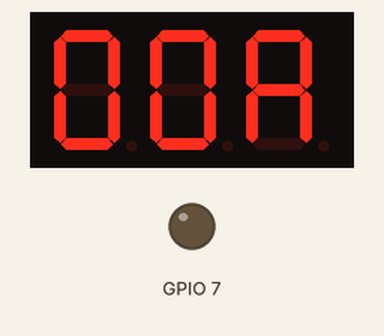
Bench run of a program on a simulated Raspberry Pi (BCM pin numbers). Shown: 3-digit seven-segment display, output pins drawn as LEDs (lit = HIGH). The segment pins are drawn as the display they are named for; pins used as bus, display or sensor lines are not drawn. At 5.1 s the program stops and its outputs stay as they are.

Above: at 0.1 s.
At 1.7 s:
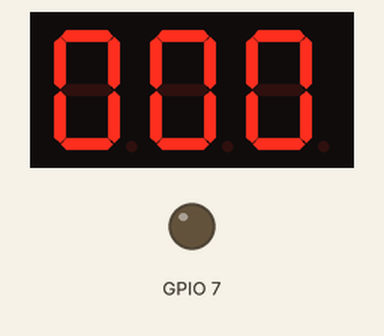
At 2.1 s:
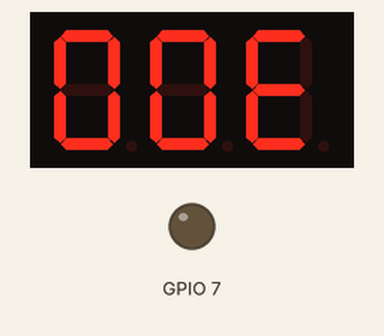
At 4.2 s:
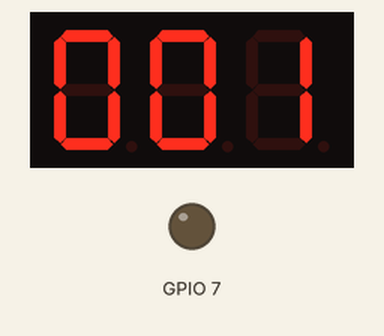
At 4.7 s:
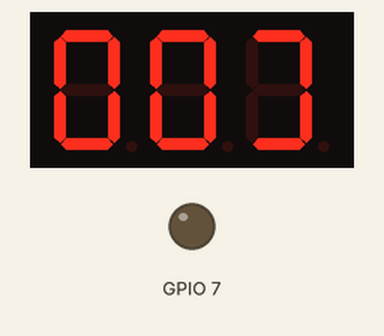

Measured:
- what the display in image 1 shows lasts 0.5 s, from 1.6 s to 2.1 s

The program:

seven_segment_led.py
```python
### pin 1 - gpio 25 - E
### pin 2 - gpio 8 - D
### pin 3 - gpio 7 - decimal
### pin 4 - gpio 16 - C
### pin 5 - gpio 20 - G
### pin 7 - gpio 21 - B
### pin 8 - gpio 5 - dig3
### pin 9 - gpio 6 - dig2
### pin 10 - gpio 13 - F
### pin 11 - gpio 19 - A
### pin 12 - gpio 26 - dig1
from gpiozero import LED
from time import sleep

segments = {
    'a': LED(19),
    'b': LED(21),
    'c': LED(16),
    'd': LED(8),
    'e': LED(25),
    'f': LED(13),
    'g': LED(20),
    ".": LED(7)
}

number_to_segments = {
    "0": ['a', 'b', 'c', 'd', 'e', 'f'],
    "1": ['b', 'c'],
    "2": ['a', 'b', 'd', 'e', 'g'],
    "3": ['a', 'b', 'c', 'd', 'g'],
    "4": ['b', 'c', 'f', 'g'],
    "5": ['a', 'c', 'd', 'f', 'g'],
    "6": ['a', 'c', 'd', 'e', 'f', 'g'],
    "7": ['a', 'b', 'c'],
    "8": ['a', 'b', 'c', 'd', 'e', 'f', 'g'],
    "9": ['a', 'b', 'c', 'd', 'f', 'g'],
    "A": ['a', 'b', 'c', 'e', 'f', 'g'],
    "B": ['a', 'b', 'c', 'd', 'e', 'f', 'g'],
    "C": ['a', 'e', 'f', 'd'],
    "D": ['a', 'b', 'c', 'd', 'e', 'f'],
    "E": ['a', 'e', 'f', 'd', 'g'],
    "F": ['a', 'e', 'f', 'g'],
    "G": ['a', 'c', 'd', 'e', 'f', 'g'],
    "H": ['b', 'c', 'f', 'e', 'g'],
    "I": ['b', 'c',],
    "J": ['a', 'b', 'c', 'd'],
    ".": ['.']
}

digits = [LED(26), LED(6), LED(5)]
# while True:
    # led1.on()
    # led2.off()
    # led3.off()

    # for i in number_to_segments.values():
    #     for j in i:
    #         segments[j].on()
    #     time.sleep(1)
    #     for segment in segments.values():
    #         segment.off()

def light_number_on_digit(digit, number):
    for dig in digits:
        dig.on()
    digits[digit].off()
    for segment in segments.values():
        segment.off()
    for segment in number_to_segments[number]:
        segments[segment].on()

def display_number(number):
    digits_list = [i for i in str(number).zfill(3)]  # Ensure 3 digits
    # Loop through digits and display
    for i in range(100):
        light_number_on_digit(i%3, digits_list[i%3])
        sleep(0.005)  # Small delay to simulate multiplexing

try:
    for i in "ABCDEFGHIJ":
        display_number(i)
except KeyboardInterrupt:
    print("Program stopped.")
```
